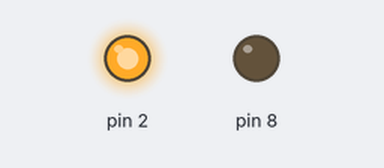
A sketch run on a simulated Arduino Uno, built with avr-gcc and run on an emulated ATmega328P. Parts: output pins drawn as LEDs (lit = HIGH).

Above: at 1.0 s.
At 3.0 s:
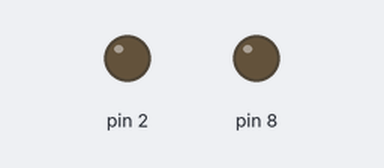
At 4.5 s:
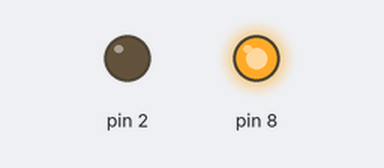
Timing chart, 0 to 6.5 s (numbered marks = the images above):
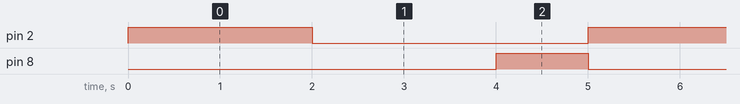

Measured:
- by itself, pin 2: alternates HIGH for 2.0 s and LOW for 3.0 s
- by itself, pin 8: alternates HIGH for 1.0 s and LOW for 4.0 s
- by itself, everything shown: repeats every 5.0 s, in 4 steps

The sketch:

buzzer_led_controller.ino
```cpp
void setup()
{
  pinMode(2, OUTPUT);
  pinMode(8, OUTPUT);
  Serial.begin(9600);
}

void loop()
{
  digitalWrite(2, 1);
  delay(2000);
  digitalWrite(2, 0);
  delay(2000);
  if(digitalRead(2)==0)
  {
      digitalWrite(8,1);
  		delay(1000);
    digitalWrite(8,0);
  }
  else if(digitalRead(2)==1){
  		digitalWrite(8,0);
    delay(1000);
  }
}
```
